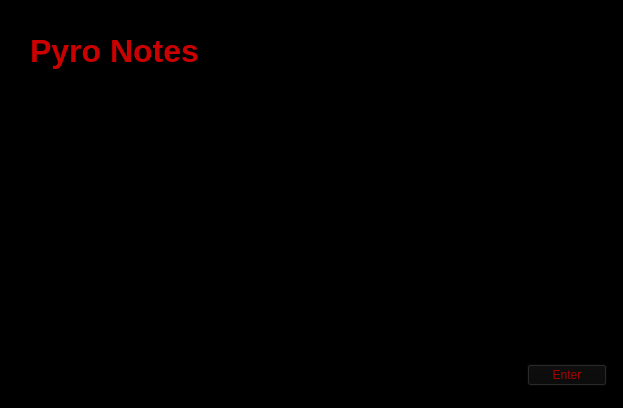
<?xml version="1.0" encoding="UTF-8"?>
<ui version="4.0">
 <class>MainWindow</class>
 <widget class="QMainWindow" name="MainWindow">
  <property name="geometry">
   <rect>
    <x>0</x>
    <y>0</y>
    <width>623</width>
    <height>408</height>
   </rect>
  </property>
  <property name="windowTitle">
   <string>MainWindow</string>
  </property>
  <property name="styleSheet">
   <string notr="true">background-color: rgb(0, 0, 0);</string>
  </property>
  <widget class="QWidget" name="centralwidget">
   <widget class="QLabel" name="label">
    <property name="geometry">
     <rect>
      <x>30</x>
      <y>20</y>
      <width>221</width>
      <height>61</height>
     </rect>
    </property>
    <property name="font">
     <font>
      <pointsize>24</pointsize>
      <bold>true</bold>
     </font>
    </property>
    <property name="styleSheet">
     <string notr="true">color: rgb(203, 0, 0);</string>
    </property>
    <property name="text">
     <string>Pyro Notes</string>
    </property>
   </widget>
   <widget class="QLabel" name="label_pic">
    <property name="geometry">
     <rect>
      <x>40</x>
      <y>90</y>
      <width>561</width>
      <height>251</height>
     </rect>
    </property>
    <property name="text">
     <string/>
    </property>
   </widget>
   <widget class="QWidget" name="">
    <property name="geometry">
     <rect>
      <x>30</x>
      <y>360</y>
      <width>577</width>
      <height>31</height>
     </rect>
    </property>
    <layout class="QHBoxLayout" name="horizontalLayout">
     <item>
      <spacer name="horizontalSpacer">
       <property name="orientation">
        <enum>Qt::Horizontal</enum>
       </property>
       <property name="sizeHint" stdset="0">
        <size>
         <width>488</width>
         <height>20</height>
        </size>
       </property>
      </spacer>
     </item>
     <item>
      <widget class="QPushButton" name="pushButton">
       <property name="styleSheet">
        <string notr="true">color: rgb(170, 0, 0);
background-color: rgb(9, 9, 9);
border-top-color: rgb(170, 0, 0);
border-color: rgb(170, 0, 0);</string>
       </property>
       <property name="text">
        <string>Enter</string>
       </property>
      </widget>
     </item>
    </layout>
   </widget>
  </widget>
 </widget>
 <resources/>
 <connections/>
</ui>
